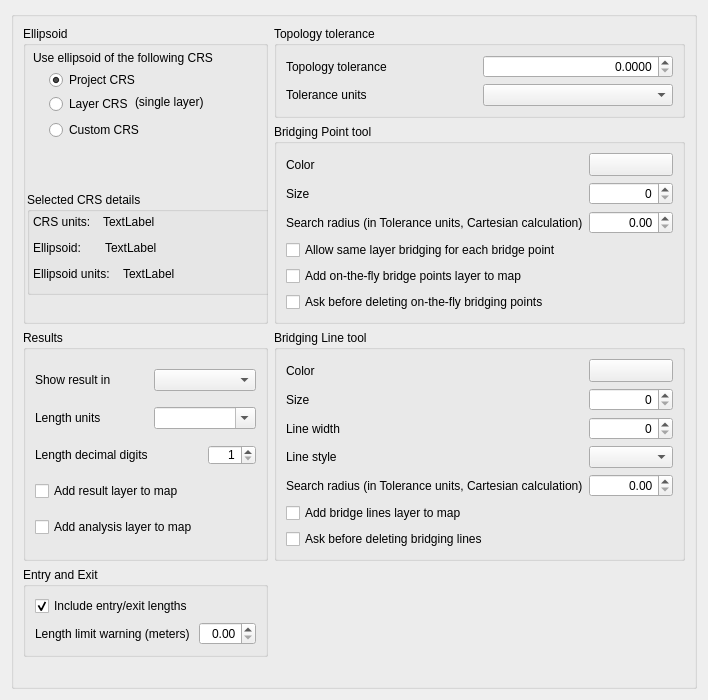
     <widget class="QWidget" name="networkTab">
      <attribute name="title">
       <string>Network analysis</string>
      </attribute>
      <layout class="QHBoxLayout" name="horizontalLayout">
       <item>
        <widget class="QGroupBox" name="groupBox_2">
         <property name="locale">
          <locale language="C" country="AnyCountry"/>
         </property>
         <property name="title">
          <string/>
         </property>
         <property name="alignment">
          <set>Qt::AlignLeading|Qt::AlignLeft|Qt::AlignVCenter</set>
         </property>
         <layout class="QGridLayout" name="gridLayout_4">
          <item row="2" column="1">
           <widget class="QGroupBox" name="groupBox_13">
            <property name="title">
             <string>Bridging Line tool</string>
            </property>
            <layout class="QGridLayout" name="gridLayout_14">
             <item row="0" column="0">
              <widget class="QLabel" name="label_43">
               <property name="text">
                <string>Color</string>
               </property>
              </widget>
             </item>
             <item row="3" column="0">
              <widget class="QLabel" name="label_49">
               <property name="text">
                <string>Line style</string>
               </property>
              </widget>
             </item>
             <item row="0" column="1">
              <widget class="QgsColorButton" name="bridgingLineToolColor">
               <property name="sizePolicy">
                <sizepolicy hsizetype="Preferred" vsizetype="Fixed">
                 <horstretch>0</horstretch>
                 <verstretch>0</verstretch>
                </sizepolicy>
               </property>
               <property name="minimumSize">
                <size>
                 <width>24</width>
                 <height>20</height>
                </size>
               </property>
               <property name="allowOpacity">
                <bool>true</bool>
               </property>
              </widget>
             </item>
             <item row="4" column="0">
              <widget class="QLabel" name="label_45">
               <property name="text">
                <string>Search radius (in Tolerance units, Cartesian calculation)</string>
               </property>
              </widget>
             </item>
             <item row="1" column="0">
              <widget class="QLabel" name="label_44">
               <property name="text">
                <string>Size</string>
               </property>
              </widget>
             </item>
             <item row="2" column="0">
              <widget class="QLabel" name="label_48">
               <property name="text">
                <string>Line width</string>
               </property>
              </widget>
             </item>
             <item row="1" column="1">
              <widget class="QSpinBox" name="bridgingLineToolSize">
               <property name="sizePolicy">
                <sizepolicy hsizetype="Preferred" vsizetype="Fixed">
                 <horstretch>0</horstretch>
                 <verstretch>0</verstretch>
                </sizepolicy>
               </property>
               <property name="minimumSize">
                <size>
                 <width>0</width>
                 <height>20</height>
                </size>
               </property>
               <property name="alignment">
                <set>Qt::AlignRight|Qt::AlignTrailing|Qt::AlignVCenter</set>
               </property>
              </widget>
             </item>
             <item row="3" column="1">
              <widget class="QComboBox" name="bridgingLineToolLineStyle">
               <property name="minimumSize">
                <size>
                 <width>0</width>
                 <height>20</height>
                </size>
               </property>
              </widget>
             </item>
             <item row="5" column="0" colspan="2">
              <widget class="QCheckBox" name="bridgingLineToolAddBridgeLinesToMap">
               <property name="text">
                <string>Add bridge lines layer to map</string>
               </property>
              </widget>
             </item>
             <item row="2" column="1">
              <widget class="QSpinBox" name="bridgingLineToolLineWidth">
               <property name="sizePolicy">
                <sizepolicy hsizetype="Preferred" vsizetype="Fixed">
                 <horstretch>0</horstretch>
                 <verstretch>0</verstretch>
                </sizepolicy>
               </property>
               <property name="minimumSize">
                <size>
                 <width>0</width>
                 <height>20</height>
                </size>
               </property>
               <property name="alignment">
                <set>Qt::AlignRight|Qt::AlignTrailing|Qt::AlignVCenter</set>
               </property>
              </widget>
             </item>
             <item row="4" column="1">
              <widget class="QDoubleSpinBox" name="bridgingLineToolRadius">
               <property name="sizePolicy">
                <sizepolicy hsizetype="Preferred" vsizetype="Fixed">
                 <horstretch>0</horstretch>
                 <verstretch>0</verstretch>
                </sizepolicy>
               </property>
               <property name="minimumSize">
                <size>
                 <width>0</width>
                 <height>20</height>
                </size>
               </property>
               <property name="alignment">
                <set>Qt::AlignRight|Qt::AlignTrailing|Qt::AlignVCenter</set>
               </property>
               <property name="maximum">
                <double>999999.000000000000000</double>
               </property>
              </widget>
             </item>
             <item row="6" column="0">
              <widget class="QCheckBox" name="bridgingLineToolAskBeforeDelete">
               <property name="text">
                <string>Ask before deleting bridging lines</string>
               </property>
              </widget>
             </item>
            </layout>
           </widget>
          </item>
          <item row="1" column="1">
           <widget class="QGroupBox" name="groupBox">
            <property name="title">
             <string>Bridging Point tool</string>
            </property>
            <layout class="QGridLayout" name="gridLayout_8">
             <item row="1" column="1">
              <widget class="QSpinBox" name="bridgingPointToolSize">
               <property name="sizePolicy">
                <sizepolicy hsizetype="Preferred" vsizetype="Fixed">
                 <horstretch>0</horstretch>
                 <verstretch>0</verstretch>
                </sizepolicy>
               </property>
               <property name="minimumSize">
                <size>
                 <width>0</width>
                 <height>20</height>
                </size>
               </property>
               <property name="layoutDirection">
                <enum>Qt::LeftToRight</enum>
               </property>
               <property name="alignment">
                <set>Qt::AlignRight|Qt::AlignTrailing|Qt::AlignVCenter</set>
               </property>
              </widget>
             </item>
             <item row="1" column="0">
              <widget class="QLabel" name="label_35">
               <property name="text">
                <string>Size</string>
               </property>
              </widget>
             </item>
             <item row="0" column="0">
              <widget class="QLabel" name="label_34">
               <property name="text">
                <string>Color</string>
               </property>
              </widget>
             </item>
             <item row="2" column="0">
              <widget class="QLabel" name="label_31">
               <property name="text">
                <string>Search radius (in Tolerance units, Cartesian calculation)</string>
               </property>
              </widget>
             </item>
             <item row="3" column="0" colspan="2">
              <widget class="QCheckBox" name="bridgingPointToolSameLayer">
               <property name="text">
                <string>Allow same layer bridging for each bridge point</string>
               </property>
              </widget>
             </item>
             <item row="4" column="0" colspan="2">
              <widget class="QCheckBox" name="bridgingPointToolAddBridgePointsToMap">
               <property name="text">
                <string>Add on-the-fly bridge points layer to map</string>
               </property>
              </widget>
             </item>
             <item row="0" column="1">
              <widget class="QgsColorButton" name="bridgingPointToolColor">
               <property name="sizePolicy">
                <sizepolicy hsizetype="Preferred" vsizetype="Fixed">
                 <horstretch>0</horstretch>
                 <verstretch>0</verstretch>
                </sizepolicy>
               </property>
               <property name="minimumSize">
                <size>
                 <width>24</width>
                 <height>20</height>
                </size>
               </property>
               <property name="allowOpacity">
                <bool>true</bool>
               </property>
              </widget>
             </item>
             <item row="2" column="1">
              <widget class="QDoubleSpinBox" name="bridgingPointToolRadius">
               <property name="minimumSize">
                <size>
                 <width>0</width>
                 <height>20</height>
                </size>
               </property>
               <property name="alignment">
                <set>Qt::AlignRight|Qt::AlignTrailing|Qt::AlignVCenter</set>
               </property>
               <property name="maximum">
                <double>999999.000000000000000</double>
               </property>
              </widget>
             </item>
             <item row="5" column="0">
              <widget class="QCheckBox" name="bridgingPointToolAskBeforeDelete">
               <property name="text">
                <string>Ask before deleting on-the-fly bridging points</string>
               </property>
              </widget>
             </item>
            </layout>
           </widget>
          </item>
          <item row="3" column="0">
           <widget class="QGroupBox" name="groupBox_15">
            <property name="title">
             <string>Entry and Exit</string>
            </property>
            <layout class="QGridLayout" name="gridLayout_16">
             <item row="0" column="0">
              <widget class="QCheckBox" name="includeStartStop">
               <property name="layoutDirection">
                <enum>Qt::LeftToRight</enum>
               </property>
               <property name="text">
                <string>Include entry/exit lengths</string>
               </property>
               <property name="checked">
                <bool>true</bool>
               </property>
              </widget>
             </item>
             <item row="1" column="0">
              <widget class="QLabel" name="label_50">
               <property name="text">
                <string>Length limit warning (meters)</string>
               </property>
              </widget>
             </item>
             <item row="1" column="1">
              <widget class="QDoubleSpinBox" name="entryExitLengthLimit">
               <property name="sizePolicy">
                <sizepolicy hsizetype="Preferred" vsizetype="Fixed">
                 <horstretch>0</horstretch>
                 <verstretch>0</verstretch>
                </sizepolicy>
               </property>
               <property name="alignment">
                <set>Qt::AlignRight|Qt::AlignTrailing|Qt::AlignVCenter</set>
               </property>
              </widget>
             </item>
            </layout>
           </widget>
          </item>
          <item row="5" column="0">
           <spacer name="verticalSpacer_2">
            <property name="orientation">
             <enum>Qt::Vertical</enum>
            </property>
            <property name="sizeHint" stdset="0">
             <size>
              <width>20</width>
              <height>20</height>
             </size>
            </property>
           </spacer>
          </item>
          <item row="0" column="0" rowspan="2">
           <widget class="QGroupBox" name="groupBox_6">
            <property name="title">
             <string>Ellipsoid</string>
            </property>
            <widget class="QgsProjectionSelectionWidget" name="mQgsProjectionSelectionWidget">
             <property name="geometry">
              <rect>
               <x>16</x>
               <y>122</y>
               <width>191</width>
               <height>27</height>
              </rect>
             </property>
             <property name="sizePolicy">
              <sizepolicy hsizetype="Preferred" vsizetype="Fixed">
               <horstretch>0</horstretch>
               <verstretch>0</verstretch>
              </sizepolicy>
             </property>
             <property name="minimumSize">
              <size>
               <width>0</width>
               <height>27</height>
              </size>
             </property>
            </widget>
            <widget class="QRadioButton" name="selectProjectCrs">
             <property name="geometry">
              <rect>
               <x>26</x>
               <y>44</y>
               <width>95</width>
               <height>20</height>
              </rect>
             </property>
             <property name="text">
              <string>Project CRS</string>
             </property>
             <property name="checked">
              <bool>true</bool>
             </property>
            </widget>
            <widget class="QRadioButton" name="selectLayerCrs">
             <property name="geometry">
              <rect>
               <x>26</x>
               <y>68</y>
               <width>95</width>
               <height>20</height>
              </rect>
             </property>
             <property name="text">
              <string>Layer CRS</string>
             </property>
            </widget>
            <widget class="QRadioButton" name="selectCustomCrs">
             <property name="geometry">
              <rect>
               <x>26</x>
               <y>94</y>
               <width>101</width>
               <height>20</height>
              </rect>
             </property>
             <property name="text">
              <string>Custom CRS</string>
             </property>
            </widget>
            <widget class="QLabel" name="label_21">
             <property name="geometry">
              <rect>
               <x>10</x>
               <y>24</y>
               <width>205</width>
               <height>16</height>
              </rect>
             </property>
             <property name="text">
              <string>Use ellipsoid of the following CRS</string>
             </property>
            </widget>
            <widget class="QLabel" name="label_26">
             <property name="geometry">
              <rect>
               <x>112</x>
               <y>68</y>
               <width>87</width>
               <height>16</height>
              </rect>
             </property>
             <property name="text">
              <string>(single layer)</string>
             </property>
            </widget>
            <widget class="QGroupBox" name="groupBox_11">
             <property name="geometry">
              <rect>
               <x>4</x>
               <y>166</y>
               <width>329</width>
               <height>103</height>
              </rect>
             </property>
             <property name="title">
              <string>Selected CRS details</string>
             </property>
             <widget class="QLabel" name="label_40">
              <property name="geometry">
               <rect>
                <x>6</x>
                <y>74</y>
                <width>87</width>
                <height>16</height>
               </rect>
              </property>
              <property name="text">
               <string>Ellipsoid units:</string>
              </property>
             </widget>
             <widget class="QLabel" name="measurementEllipsoid">
              <property name="geometry">
               <rect>
                <x>78</x>
                <y>48</y>
                <width>149</width>
                <height>16</height>
               </rect>
              </property>
              <property name="text">
               <string>TextLabel</string>
              </property>
              <property name="wordWrap">
               <bool>true</bool>
              </property>
             </widget>
             <widget class="QLabel" name="crsUnits">
              <property name="geometry">
               <rect>
                <x>76</x>
                <y>22</y>
                <width>147</width>
                <height>16</height>
               </rect>
              </property>
              <property name="text">
               <string>TextLabel</string>
              </property>
             </widget>
             <widget class="QLabel" name="label_23">
              <property name="geometry">
               <rect>
                <x>6</x>
                <y>22</y>
                <width>69</width>
                <height>16</height>
               </rect>
              </property>
              <property name="text">
               <string>CRS units:</string>
              </property>
             </widget>
             <widget class="QLabel" name="label_22">
              <property name="geometry">
               <rect>
                <x>6</x>
                <y>48</y>
                <width>59</width>
                <height>16</height>
               </rect>
              </property>
              <property name="text">
               <string>Ellipsoid:</string>
              </property>
             </widget>
             <widget class="QLabel" name="ellipsoidUnits">
              <property name="geometry">
               <rect>
                <x>96</x>
                <y>74</y>
                <width>127</width>
                <height>16</height>
               </rect>
              </property>
              <property name="text">
               <string>TextLabel</string>
              </property>
             </widget>
            </widget>
           </widget>
          </item>
          <item row="3" column="1">
           <spacer name="horizontalSpacer_5">
            <property name="orientation">
             <enum>Qt::Horizontal</enum>
            </property>
            <property name="sizeHint" stdset="0">
             <size>
              <width>40</width>
              <height>20</height>
             </size>
            </property>
           </spacer>
          </item>
          <item row="5" column="1">
           <spacer name="horizontalSpacer_6">
            <property name="orientation">
             <enum>Qt::Horizontal</enum>
            </property>
            <property name="sizeHint" stdset="0">
             <size>
              <width>40</width>
              <height>20</height>
             </size>
            </property>
           </spacer>
          </item>
          <item row="0" column="1">
           <widget class="QGroupBox" name="groupBox_7">
            <property name="title">
             <string>Topology tolerance</string>
            </property>
            <layout class="QGridLayout" name="gridLayout_9">
             <item row="0" column="0">
              <widget class="QLabel" name="label_6">
               <property name="text">
                <string>Topology tolerance</string>
               </property>
               <property name="wordWrap">
                <bool>true</bool>
               </property>
              </widget>
             </item>
             <item row="1" column="1">
              <widget class="QComboBox" name="toleranceUnits">
               <property name="minimumSize">
                <size>
                 <width>0</width>
                 <height>20</height>
                </size>
               </property>
              </widget>
             </item>
             <item row="1" column="0">
              <widget class="QLabel" name="label_24">
               <property name="text">
                <string>Tolerance units</string>
               </property>
              </widget>
             </item>
             <item row="0" column="1">
              <widget class="QDoubleSpinBox" name="topologyTolerance">
               <property name="sizePolicy">
                <sizepolicy hsizetype="Preferred" vsizetype="Fixed">
                 <horstretch>0</horstretch>
                 <verstretch>0</verstretch>
                </sizepolicy>
               </property>
               <property name="minimumSize">
                <size>
                 <width>0</width>
                 <height>20</height>
                </size>
               </property>
               <property name="locale">
                <locale language="C" country="AnyCountry"/>
               </property>
               <property name="alignment">
                <set>Qt::AlignRight|Qt::AlignTrailing|Qt::AlignVCenter</set>
               </property>
               <property name="decimals">
                <number>4</number>
               </property>
               <property name="maximum">
                <double>100000.000000000000000</double>
               </property>
               <property name="stepType">
                <enum>QAbstractSpinBox::AdaptiveDecimalStepType</enum>
               </property>
              </widget>
             </item>
            </layout>
           </widget>
          </item>
          <item row="2" column="0">
           <widget class="QGroupBox" name="groupBox_4">
            <property name="title">
             <string>Results</string>
            </property>
            <layout class="QGridLayout" name="gridLayout_10">
             <item row="0" column="0">
              <widget class="QLabel" name="label_7">
               <property name="text">
                <string>Show result in</string>
               </property>
              </widget>
             </item>
             <item row="0" column="1" colspan="2">
              <widget class="QComboBox" name="resultDialogType">
               <property name="minimumSize">
                <size>
                 <width>0</width>
                 <height>20</height>
                </size>
               </property>
               <property name="locale">
                <locale language="C" country="AnyCountry"/>
               </property>
              </widget>
             </item>
             <item row="1" column="0">
              <widget class="QLabel" name="label_20">
               <property name="text">
                <string>Length units</string>
               </property>
              </widget>
             </item>
             <item row="1" column="1" colspan="2">
              <widget class="QComboBox" name="distanceUnits">
               <property name="minimumSize">
                <size>
                 <width>0</width>
                 <height>20</height>
                </size>
               </property>
               <property name="editable">
                <bool>true</bool>
               </property>
              </widget>
             </item>
             <item row="2" column="0">
              <widget class="QLabel" name="label_5">
               <property name="text">
                <string>Length decimal digits</string>
               </property>
              </widget>
             </item>
             <item row="2" column="2">
              <widget class="QSpinBox" name="decimalDigits">
               <property name="sizePolicy">
                <sizepolicy hsizetype="Preferred" vsizetype="Fixed">
                 <horstretch>0</horstretch>
                 <verstretch>0</verstretch>
                </sizepolicy>
               </property>
               <property name="minimumSize">
                <size>
                 <width>0</width>
                 <height>20</height>
                </size>
               </property>
               <property name="maximumSize">
                <size>
                 <width>16777215</width>
                 <height>20</height>
                </size>
               </property>
               <property name="locale">
                <locale language="C" country="AnyCountry"/>
               </property>
               <property name="alignment">
                <set>Qt::AlignRight|Qt::AlignTrailing|Qt::AlignVCenter</set>
               </property>
               <property name="minimum">
                <number>1</number>
               </property>
               <property name="maximum">
                <number>10</number>
               </property>
               <property name="value">
                <number>1</number>
               </property>
              </widget>
             </item>
             <item row="3" column="0" colspan="2">
              <widget class="QCheckBox" name="addResultLayer">
               <property name="text">
                <string>Add result layer to map</string>
               </property>
              </widget>
             </item>
             <item row="4" column="0" colspan="2">
              <widget class="QCheckBox" name="addMergedLayer">
               <property name="text">
                <string>Add analysis layer to map</string>
               </property>
              </widget>
             </item>
            </layout>
           </widget>
          </item>
         </layout>
        </widget>
       </item>
      </layout>
     </widget>
